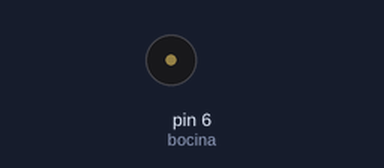
The sketch below on a simulated Arduino Uno, built with avr-gcc and run on an emulated ATmega328P. On the bench: buzzer (waves = sounding, pin HIGH). What the sketch prints to the serial monitor is not drawn.

Above: at 1.0 s.
At 3.0 s:
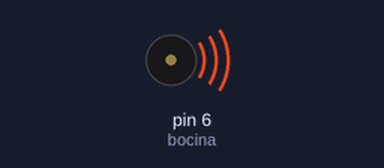
Timing chart, 0 to 5.2 s (numbered marks = the images above):
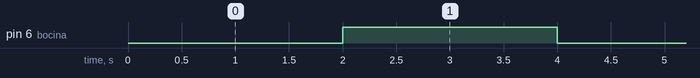

Measured:
- by itself, pin 6 (bocina): alternates HIGH for 2.0 s and LOW for 2.0 s

The sketch:

Experimento_5.ino
```cpp
// C++ code

#include <MsTimer2.h>

int bocina = 6;

static boolean output = HIGH;

void flash()
{
  digitalWrite(bocina, output);
  output = !output;
}

void setup()
{
  Serial.begin(9600);
  pinMode(bocina, OUTPUT);

  MsTimer2::set(2000, flash); // 500ms period
  MsTimer2::start();
}

void loop()
{
  Serial.println(output);
}
```
